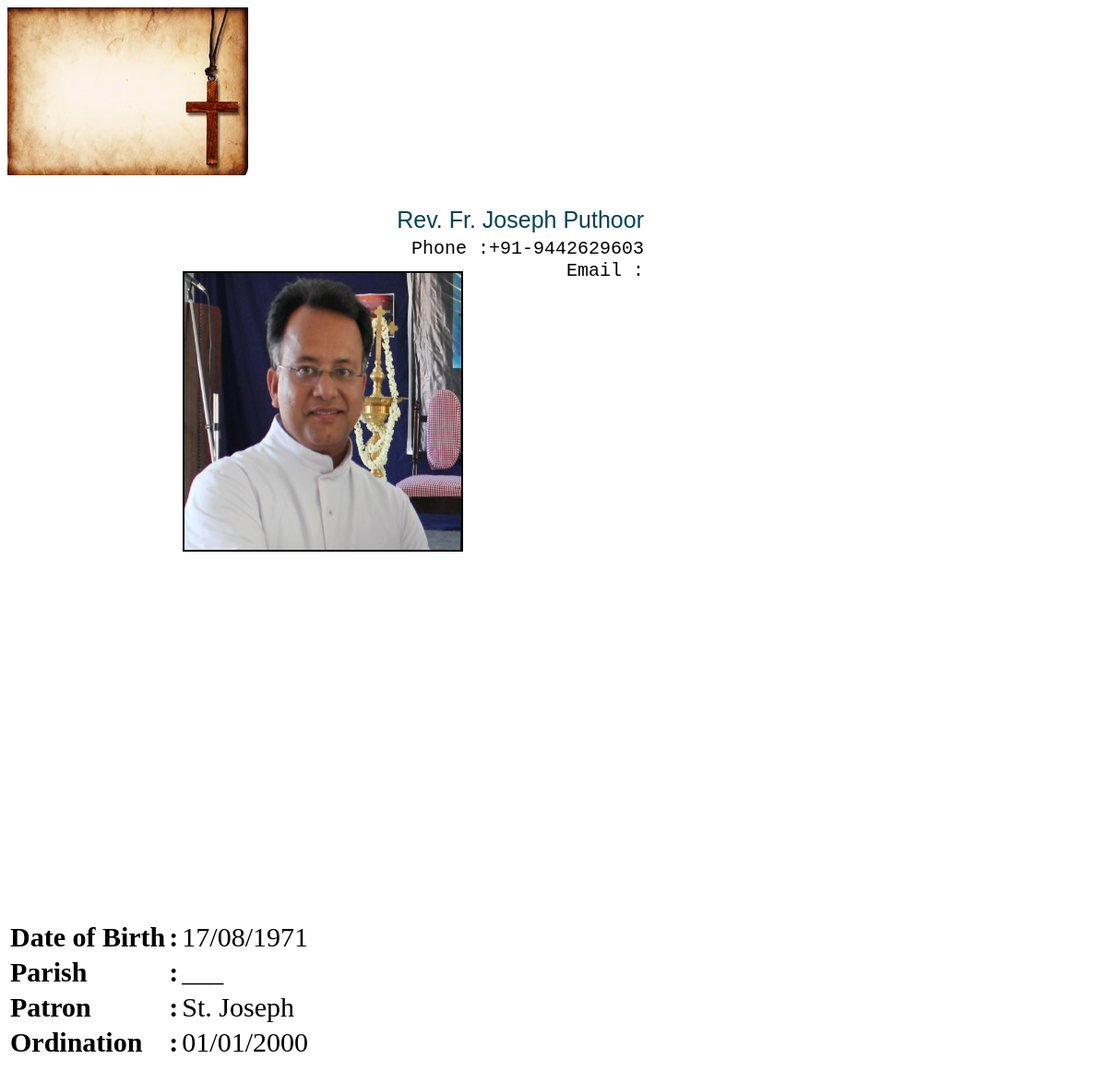
The page /priests.php?sub_page=1 on the database its author committed.
### tables this page shows
CREATE TABLE `contact` (
  `page` varchar(30) DEFAULT NULL,
  `position` int(2) DEFAULT NULL,
  `post` varchar(30) DEFAULT NULL,
  `name` varchar(35) DEFAULT NULL,
  `address` text,
  `phone` varchar(10) DEFAULT NULL,
  `landline` int(7) DEFAULT NULL,
  `email` varchar(30) DEFAULT NULL
);

CREATE TABLE `page_content` (
  `page` varchar(30) DEFAULT NULL,
  `sub_page` int(2) DEFAULT NULL,
  `sub_no` int(2) DEFAULT NULL,
  `temp_id` int(2) DEFAULT NULL,
  `sub_title` varchar(50) DEFAULT NULL,
  `sub_content` text
);

### priests.php (the view, shortened to what this page needs)
<?php $page = 'priests';
require_once("include/connection.php");
if(isset($_GET['sub_page'])){$sub_page=$_GET['sub_page'];}
?>
<img src='images/aaa.png' style='float'/>
<div id="content">
<?php $page="priests"; echo "<div id='contact_info'>";
$query = "SELECT * FROM contact WHERE position={$sub_page}";
$result=mysql_query($query,$db);
while($row = mysql_fetch_array($result)){
echo "<span id='name'>{$row['name']}</span>
<span id='contact_details'>";
if(isset($row['phone'])){echo "<br/> Phone :+91-{$row['phone']}<br/>";}
if(isset($row['email'])){echo " Email :{$row['email']}<br/>";}
echo "</span>";}echo "</div><br/><br/><br/>";
if($sub_page==1){echo "<img style='margin-left:-500px;margin-top:50px;-webkit-border-radius:0px;-moz-border-radius:0px;border-radius:0px;height:300px;width:300px;border:2px solid black;' src='images/priest1.jpg' />";}
echo "<div id='priest_info'>";
include("include/display_page_content.php");
echo "</div>";
?>

### include/display_page_content.php (shortened to what this page needs)
<?php
$query = "SELECT * FROM page_content WHERE page='{$page}' && sub_page={$sub_page}";
$result=mysql_query($query,$db);
$count=0;
while($row = mysql_fetch_array($result)){$count++;}
echo "<div id=\"page_content\">";
for($i=1;$i<=$count;$i++){
	$query = "SELECT * FROM page_content WHERE page='{$page}' && sub_page={$sub_page} && sub_no={$i}";
	$result=mysql_query($query,$db);
	while($row = mysql_fetch_array($result)){
		echo "<b><span id=\"sub_title\">{$row['sub_title']}</span></b><br/>";
		echo "<span id=\"sub_content\">{$row['sub_content']}</span><br/><br/>";
	}
}echo "</div>";
?>

### priests.php (style rules this page uses)
#contact_info { float:left;width:60%; margin-top:30px; margin-left:150px; text-align:right; font-size:25px; font-family:Cooper,Arial,monospace; }
#name { color:#004356; line-height:1.5em; }
#contact_details { color:#000000;font-family:Forte,Cooper,monospace; line-height:1.2em;font-size:20px; }
#page_content { margin-top:100px; }
#sub_content { color:#bfbfbf; font-size:35px;line-height:1.5em; padding-left:12%; font-family:Gabriola,Cooper,monospace; }
#content { width:900px; position:relative; margin-bottom:0px; }
#priest_info { position:absolute; margin-top:350px; }

### include/display_page_content.php (style rules this page uses)
#page_content { margin-top:10px; text-align:justify; }
#sub_content { color:black; font-style:italic; font-size:20px; line-height:2em; padding-left:100px; font-family:"Times New Roman",serif;margin-right:100px; }

### rows shown on the page
contact: name "Rev. Fr. Joseph Puthoor", phone "9442629603"
page_content: sub_content "Date of Birth : 17/08/1971 Parish : ___ Patron : St. Joseph Ordination : 01/01/2000"
